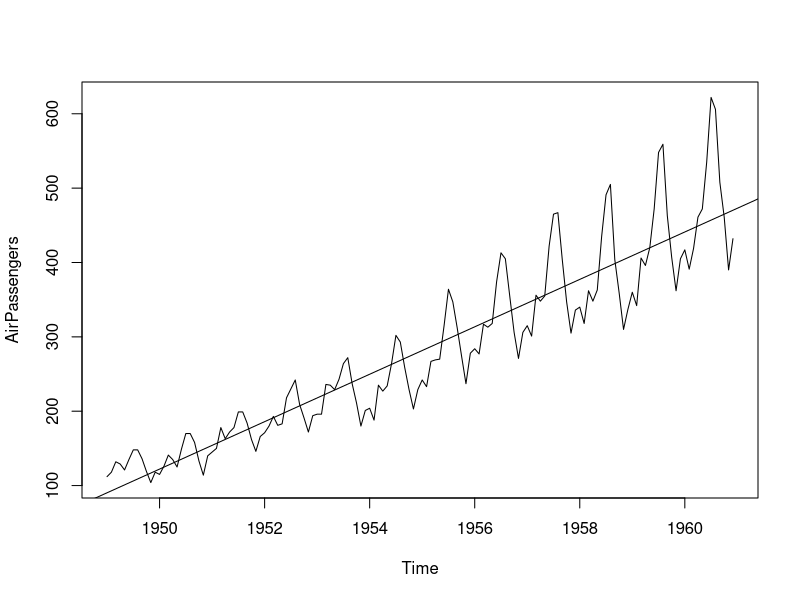
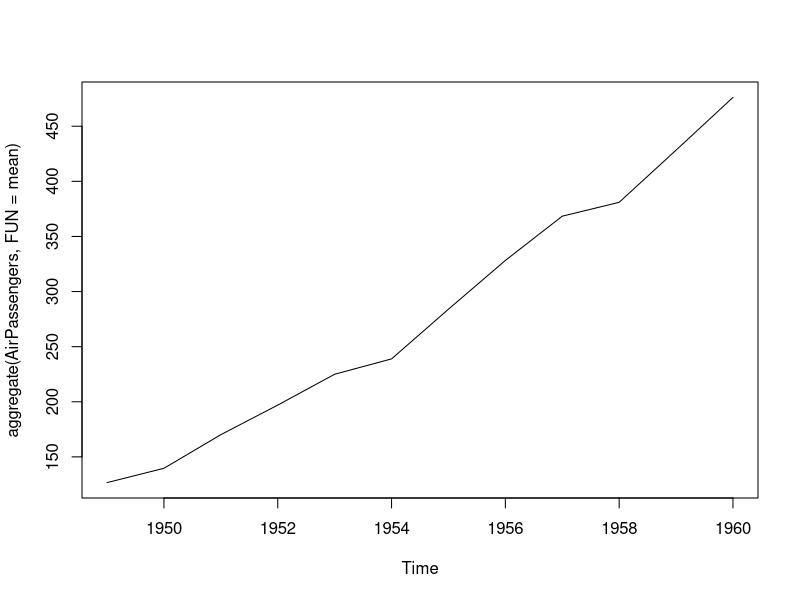
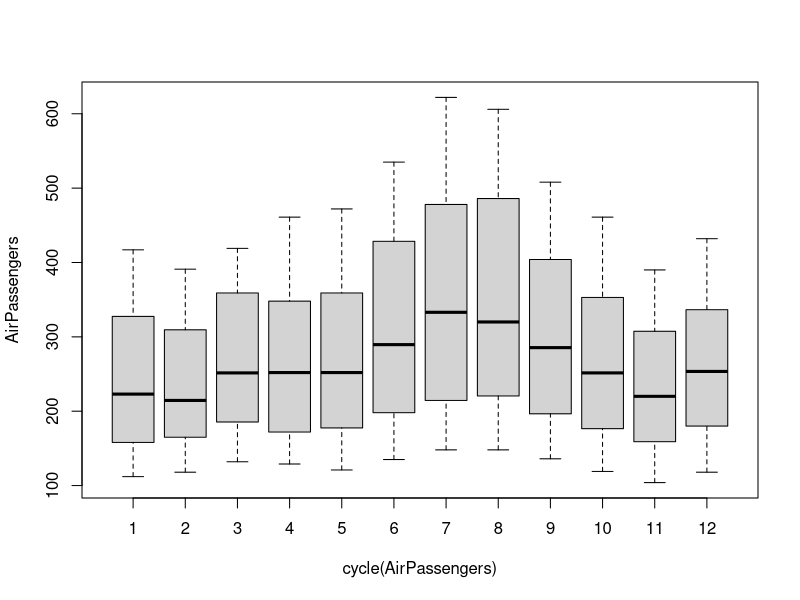
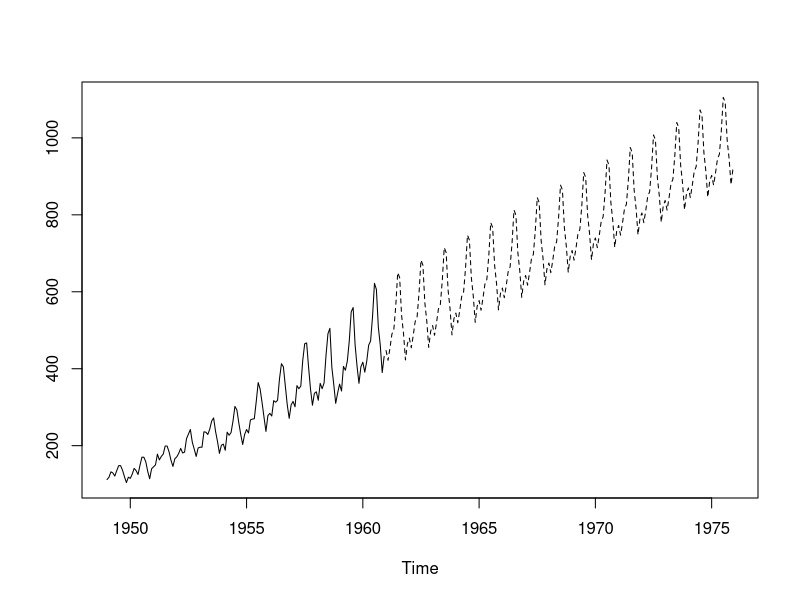
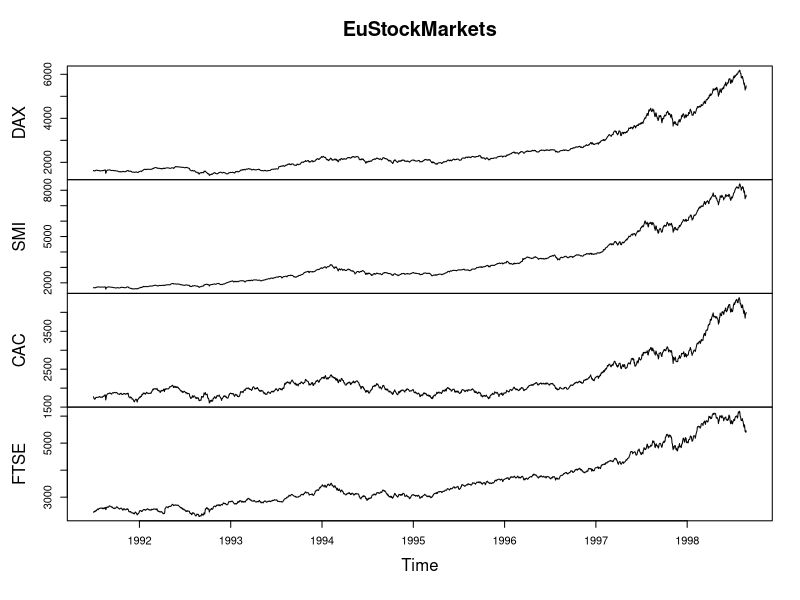
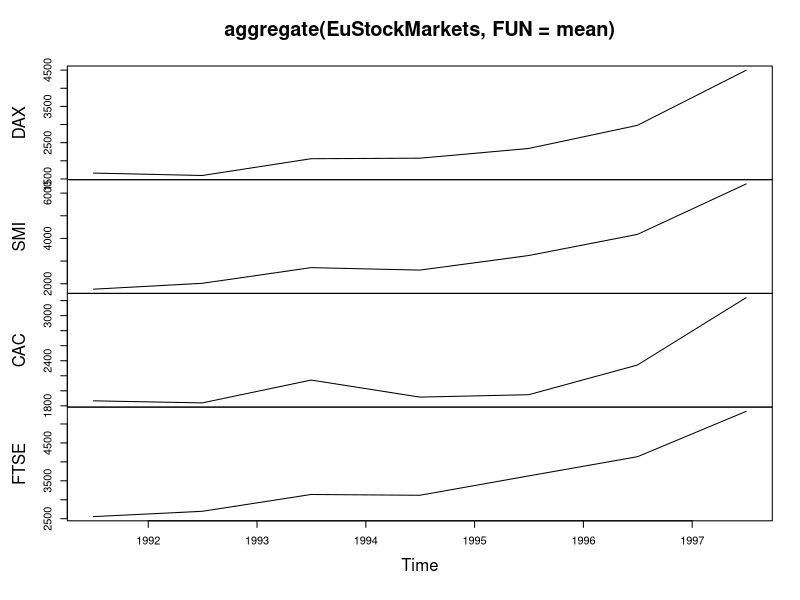

Write R code to recreate these figures, in order.
################################# Time Series Analysis ##############################

# importing data Airpassenger
### Timeseries data###
data("AirPassengers")

#Class of Data
class(AirPassengers)
start(AirPassengers)            ##first Data
end(AirPassengers)              ##Last Data from dataset
plot(AirPassengers)             #Ploting time series data


#Linear Regression
abline(reg=lm(AirPassengers~time(AirPassengers)))

#to display ts data
cycle(AirPassengers)
plot(aggregate(AirPassengers, FUN=mean))
boxplot(AirPassengers~cycle(AirPassengers))

#Data is Seasonal - Trend 12 months back. AR=0 , I=1 and MA=1
(fit = arima(AirPassengers, c(0,1,1),seasonal=list(order=c(0,1,1), period=12)))
pred=predict(fit,n.ahead = 15*12)
ts.plot(AirPassengers,pred$pred, lty=c(1,2)) #Plot ts data

#Different Data - EuStockMarket - ARIMA Model selection
data("EuStockMarkets")
summary(EuStockMarkets)
plot(EuStockMarkets)
plot(aggregate(EuStockMarkets,FUN=mean))